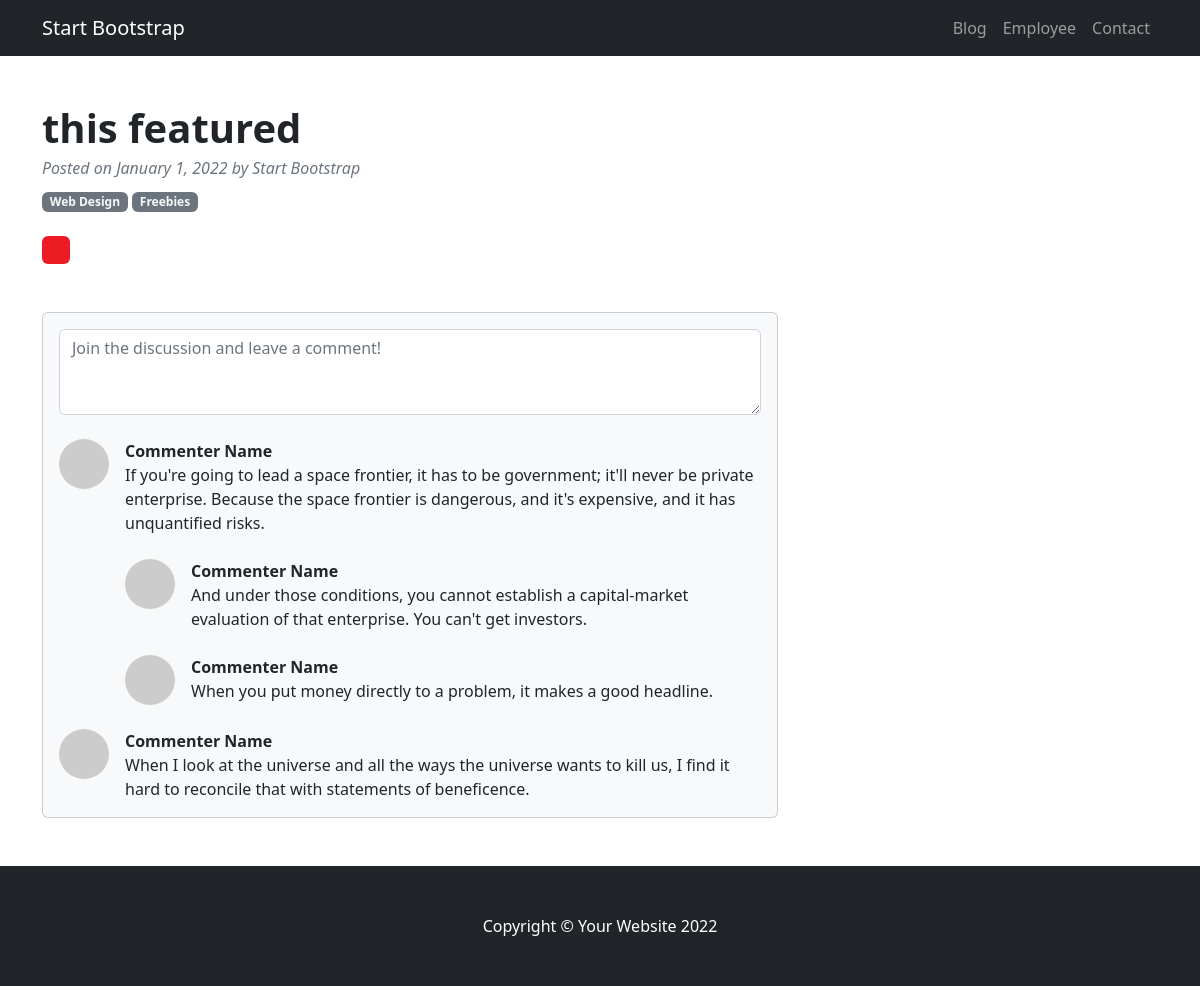
Screenshot of /details/3 with the database file from the repository.
### employee/models.py (models this page shows, shortened)
class BlogPosts(models.Model):
    title = models.CharField(max_length=255, null=False, blank=False)
    description = models.TextField(null=False, blank=False)
    featured = models.BooleanField(default=False)
    image = models.ImageField(upload_to="images", null=True, blank=True)

### employee/views.py (the view)
# urls.py: path("details/<int:id>", views.detailsPage, name="details"),
def detailsPage(request, id):
    detailsPost = BlogPosts.objects.get(id=id)
    template = loader.get_template("employee/detailsPage.html")
    context = {"posts": detailsPost}
    return HttpResponse(template.render(context, request))

### employee/templates/employee/detailsPage.html (shortened to what this page needs)
{% extends 'main.html' %} {% block content%}
<div class="container mt-5">
    <div class="row">
        <div class="col-lg-8">
            <article>
                <header class="mb-4">
                    <h1 class="fw-bolder mb-1">{{posts.title}}</h1>
                    <div class="text-muted fst-italic mb-2">Posted on January 1, 2022 by Start Bootstrap</div>
                    <a class="badge bg-secondary text-decoration-none link-light" href="#!">Web Design</a>
                    <a class="badge bg-secondary text-decoration-none link-light" href="#!">Freebies</a>
                </header>
                {%if posts.image %}
                <figure class="mb-4"><img class="img-fluid rounded" src="{{posts.image.url}}" alt="..." /></figure>
              {%endif%}
            </article>
            <section class="mb-5">
                <div class="card bg-light">
                    <div class="card-body">
                        <form class="mb-4"><textarea class="form-control" rows="3" placeholder="Join the discussion and leave a comment!"></textarea></form>
                        <div class="d-flex mb-4">
                            <div class="flex-shrink-0"><img class="rounded-circle" src="https://dummyimage.com/50x50/ced4da/6c757d.jpg" alt="..." /></div>
                            <div class="ms-3">
                                <div class="fw-bold">Commenter Name</div>
                                If you're going to lead a space frontier, it has to be government; it'll never be private enterprise. Because the space frontier is dangerous, and it's expensive, and it has unquantified risks.
                                <div class="d-flex mt-4">
                                    <div class="flex-shrink-0"><img class="rounded-circle" src="https://dummyimage.com/50x50/ced4da/6c757d.jpg" alt="..." /></div>
                                    <div class="ms-3">
                                        <div class="fw-bold">Commenter Name</div>
                                        And under those conditions, you cannot establish a capital-market evaluation of that enterprise. You can't get investors.
                                    </div>
                                </div>
                                <div class="d-flex mt-4">
                                    <div class="flex-shrink-0"><img class="rounded-circle" src="https://dummyimage.com/50x50/ced4da/6c757d.jpg" alt="..." /></div>
                                    <div class="ms-3">
                                        <div class="fw-bold">Commenter Name</div>
                                        When you put money directly to a problem, it makes a good headline.
                                    </div>
                                </div>
                            </div>
                        </div>
                        <div class="d-flex">
                            <div class="flex-shrink-0"><img class="rounded-circle" src="https://dummyimage.com/50x50/ced4da/6c757d.jpg" alt="..." /></div>
                            <div class="ms-3">
                                <div class="fw-bold">Commenter Name</div>
                                When I look at the universe and all the ways the universe wants to kill us, I find it hard to reconcile that with statements of beneficence.
                            </div>
                        </div>
                    </div>
                </div>
            </section>
        </div>
    </div>
</div>
{% endblock %}

### rows the page displays
BlogPosts: title "this featured", image (picture)
